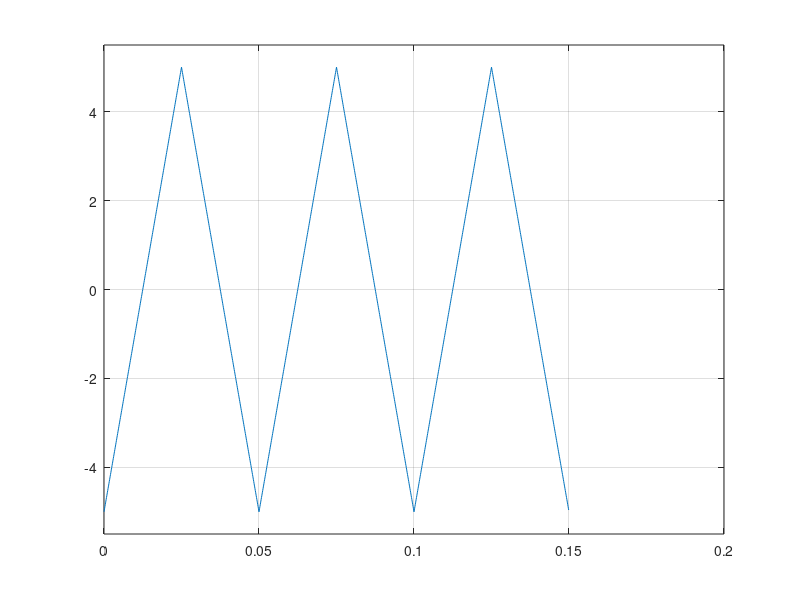

This figure's MATLAB source:
%Una señal diente de sierra, amplitud 5 Volts y frecuencia fundamental 20Hz
%tiempo continuo 
A=5;%amplitud
f=20;%frecuencia fundamental
Fs=10000;%frecuencia de muestreo
T=3*(1/f);%numero de periodo a graficar
width=0.5;%ancho
t=0:1/Fs:T-1/Fs;%tiempo de simulacion
x=A*sawtooth(2*pi*f*t,width);%generacion de la señal
plot(t,x),grid on,ylim([-5.5 5.5]) %grafica

